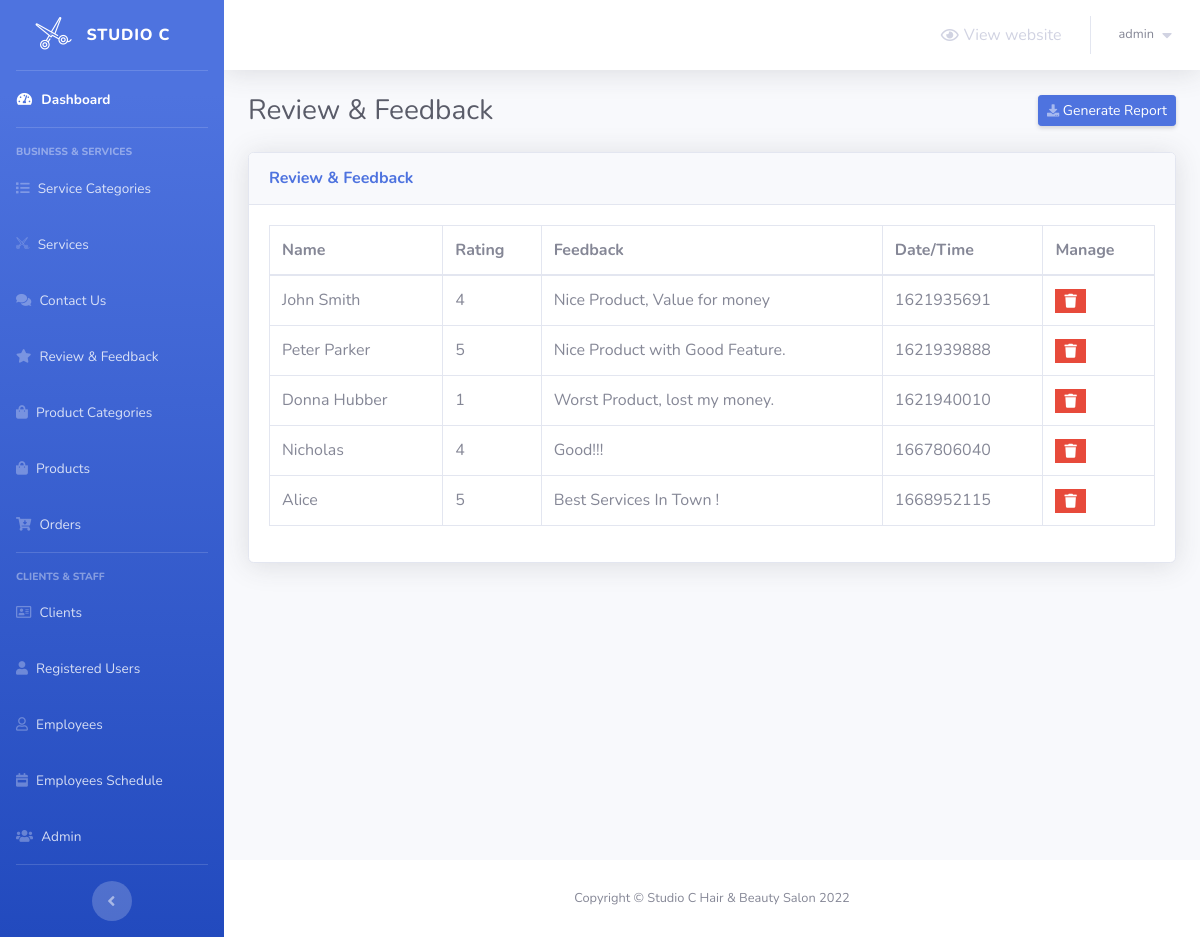
The page /admin/feedback.php (signed in) on the database its author committed.
### tables this page shows
CREATE TABLE `review_table` (
  `review_id` int(11) NOT NULL,
  `user_name` varchar(200) NOT NULL,
  `user_rating` int(1) NOT NULL,
  `user_review` text NOT NULL,
  `datetime` int(11) NOT NULL
);

### admin/feedback.php (the view, shortened to what this page needs)
<?php
    include 'Includes/templates/header.php';
    if(isset($_SESSION['username_barbershop_Xw211qAAsq4']) && isset($_SESSION['password_barbershop_Xw211qAAsq4']))
    {
?>
        <div class="container-fluid">
            <div class="d-sm-flex align-items-center justify-content-between mb-4">
                <h1 class="h3 mb-0 text-gray-800">Review & Feedback</h1>
                <a href="#" class="d-none d-sm-inline-block btn btn-sm btn-primary shadow-sm">
                    <i class="fas fa-download fa-sm text-white-50"></i>
                    Generate Report
                </a>
            </div>
            <div class="card shadow mb-4">
                <div class="card-header py-3">
                    <h6 class="m-0 font-weight-bold text-primary">Review & Feedback</h6>
                </div>
                <div class="card-body">
                    <div class="table-responsive">
                        <table class="table table-bordered" id="dataTable" width="100%" cellspacing="0">
                            <thead>
                                <tr>
                                    <th>Name</th>
                                    <th>Rating</th>
                                    <th>Feedback</th>
                                    <th>Date/Time</th>
                                    <th>Manage</th>
                                </tr>
                            </thead>
                            <tbody>
                            <?php
                            include_once('dbconnect.php');
                            $sql = "SELECT * FROM review_table;";
                            $result = mysqli_query($con,$sql);
                            while ($row = mysqli_fetch_assoc($result))
                                {
                                    echo "<tr>
                                        <td>"  . $row["user_name"] . "</td>
                                        <td>"  . $row["user_rating"] . "</td>
                                        <td>"  . $row["user_review"] . "</td>
                                        <td>"  . $row["datetime"] . "</td>
                                        <td>
                                            <a class ='btn btn-danger btn-sm rounded-0 fa fa-trash' href='deletefeedback.php?id=$row[review_id]'></a>
                                        </td>
                                    </tr>";
                                }
                            ?>
                            </tbody>
                        </table>
                    </div>
                </div>
            </div>
        </div>
<?php
        include 'Includes/templates/footer.php';
    }
    else
    {
        header('Location: login.php');
        exit();
    }
?>

### rows shown on the page
review_table: user_name "John Smith", user_rating "4", user_review "Nice Product, Value for money", datetime "1621935691"
review_table: user_name "Peter Parker", user_rating "5", user_review "Nice Product with Good Feature.", datetime "1621939888"
review_table: user_name "Donna Hubber", user_rating "1", user_review "Worst Product, lost my money.", datetime "1621940010"
review_table: user_name "Nicholas", user_rating "4", user_review "Good!!!", datetime "1667806040"
review_table: user_name "Alice", user_rating "5", user_review "Best Services In Town !", datetime "1668952115"

### other values the page prints
$_SESSION['username_barbershop_Xw211qAAsq4'] "admin"
